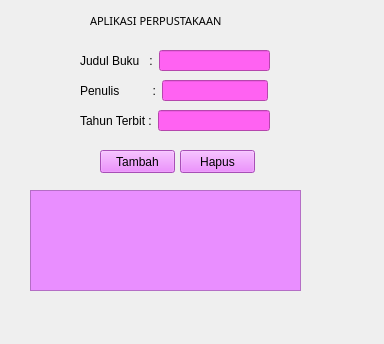
<?xml version="1.0" encoding="UTF-8"?>
<ui version="4.0">
 <class>Form</class>
 <widget class="QWidget" name="Form">
  <property name="geometry">
   <rect>
    <x>0</x>
    <y>0</y>
    <width>384</width>
    <height>344</height>
   </rect>
  </property>
  <property name="windowTitle">
   <string>Form</string>
  </property>
  <widget class="QLabel" name="label">
   <property name="geometry">
    <rect>
     <x>90</x>
     <y>10</y>
     <width>171</width>
     <height>21</height>
    </rect>
   </property>
   <property name="font">
    <font>
     <family>Arial Black</family>
     <pointsize>8</pointsize>
     <weight>10</weight>
     <italic>false</italic>
     <bold>false</bold>
    </font>
   </property>
   <property name="styleSheet">
    <string notr="true">font: 87 8pt &quot;Arial Black&quot;;</string>
   </property>
   <property name="text">
    <string>APLIKASI PERPUSTAKAAN</string>
   </property>
  </widget>
  <widget class="QPushButton" name="btnTambah">
   <property name="geometry">
    <rect>
     <x>100</x>
     <y>150</y>
     <width>75</width>
     <height>23</height>
    </rect>
   </property>
   <property name="styleSheet">
    <string notr="true">background-color: rgb(234, 111, 255);</string>
   </property>
   <property name="text">
    <string>Tambah</string>
   </property>
  </widget>
  <widget class="QPushButton" name="btnHapus">
   <property name="geometry">
    <rect>
     <x>180</x>
     <y>150</y>
     <width>75</width>
     <height>23</height>
    </rect>
   </property>
   <property name="styleSheet">
    <string notr="true">background-color: rgb(234, 111, 255);</string>
   </property>
   <property name="text">
    <string>Hapus</string>
   </property>
  </widget>
  <widget class="QTableWidget" name="tableBuku">
   <property name="geometry">
    <rect>
     <x>30</x>
     <y>190</y>
     <width>271</width>
     <height>101</height>
    </rect>
   </property>
   <property name="styleSheet">
    <string notr="true">background-color: rgb(233, 142, 255);</string>
   </property>
   <attribute name="horizontalHeaderStretchLastSection">
    <bool>true</bool>
   </attribute>
  </widget>
  <widget class="QWidget" name="layoutWidget">
   <property name="geometry">
    <rect>
     <x>80</x>
     <y>50</y>
     <width>190</width>
     <height>21</height>
    </rect>
   </property>
   <layout class="QGridLayout" name="gridLayout">
    <item row="0" column="0">
     <widget class="QLabel" name="label_2">
      <property name="styleSheet">
       <string notr="true">font: 9pt &quot;Times New Roman&quot;;</string>
      </property>
      <property name="text">
       <string>Judul Buku   :</string>
      </property>
     </widget>
    </item>
    <item row="0" column="1">
     <widget class="QLineEdit" name="txtJudul">
      <property name="styleSheet">
       <string notr="true">background-color: rgb(255, 98, 242);</string>
      </property>
     </widget>
    </item>
   </layout>
  </widget>
  <widget class="QWidget" name="layoutWidget">
   <property name="geometry">
    <rect>
     <x>80</x>
     <y>80</y>
     <width>188</width>
     <height>21</height>
    </rect>
   </property>
   <layout class="QGridLayout" name="gridLayout_2">
    <item row="0" column="1">
     <widget class="QLineEdit" name="txtPenulis">
      <property name="styleSheet">
       <string notr="true">background-color: rgb(255, 98, 242);</string>
      </property>
     </widget>
    </item>
    <item row="0" column="0">
     <widget class="QLabel" name="label_3">
      <property name="styleSheet">
       <string notr="true">font: 9pt &quot;Times New Roman&quot;;</string>
      </property>
      <property name="text">
       <string>Penulis          :</string>
      </property>
     </widget>
    </item>
   </layout>
  </widget>
  <widget class="QWidget" name="layoutWidget">
   <property name="geometry">
    <rect>
     <x>80</x>
     <y>110</y>
     <width>190</width>
     <height>21</height>
    </rect>
   </property>
   <layout class="QGridLayout" name="gridLayout_3">
    <item row="0" column="0">
     <widget class="QLabel" name="label_4">
      <property name="styleSheet">
       <string notr="true">font: 9pt &quot;Times New Roman&quot;;</string>
      </property>
      <property name="text">
       <string>Tahun Terbit :</string>
      </property>
     </widget>
    </item>
    <item row="0" column="1">
     <widget class="QLineEdit" name="txtTahun">
      <property name="styleSheet">
       <string notr="true">background-color: rgb(255, 98, 242);</string>
      </property>
     </widget>
    </item>
   </layout>
  </widget>
 </widget>
 <resources/>
 <connections/>
</ui>
